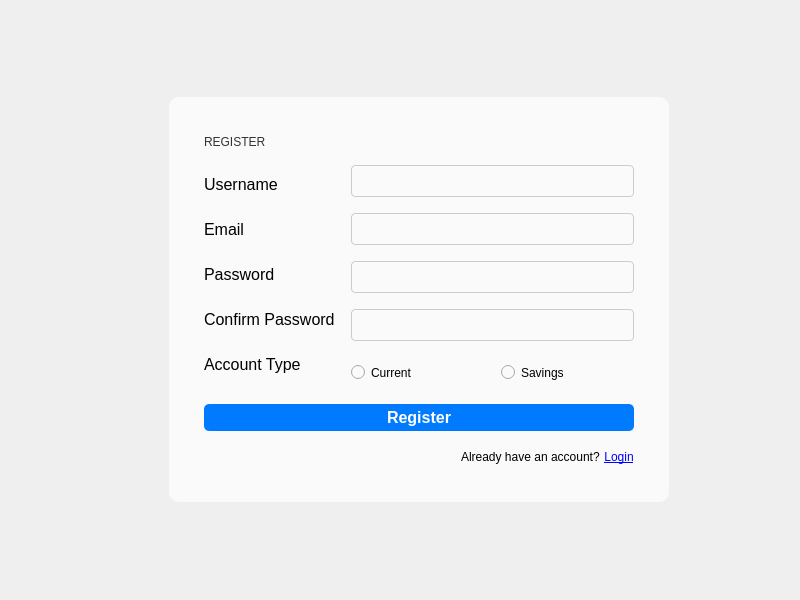
<?xml version="1.0" encoding="UTF-8"?>
<ui version="4.0">
 <class>RegisterScreen</class>
 <widget class="QDialog" name="RegisterScreen">
  <property name="geometry">
   <rect>
    <x>0</x>
    <y>0</y>
    <width>800</width>
    <height>600</height>
   </rect>
  </property>
  <property name="windowTitle">
   <string>Dialog</string>
  </property>
  <property name="styleSheet">
   <string notr="true">color:rgb(255, 247, 233);</string>
  </property>
  <layout class="QHBoxLayout" name="horizontalLayout_3">
   <item alignment="Qt::AlignmentFlag::AlignVCenter">
    <widget class="QGroupBox" name="groupBox">
     <property name="sizePolicy">
      <sizepolicy hsizetype="Ignored" vsizetype="Preferred">
       <horstretch>0</horstretch>
       <verstretch>0</verstretch>
      </sizepolicy>
     </property>
     <property name="minimumSize">
      <size>
       <width>500</width>
       <height>300</height>
      </size>
     </property>
     <property name="maximumSize">
      <size>
       <width>461</width>
       <height>582</height>
      </size>
     </property>
     <property name="sizeIncrement">
      <size>
       <width>0</width>
       <height>0</height>
      </size>
     </property>
     <property name="styleSheet">
      <string notr="true">background-color: rgb(250,250,250);
border-radius:10px</string>
     </property>
     <layout class="QVBoxLayout" name="verticalLayout_3">
      <property name="spacing">
       <number>16</number>
      </property>
      <property name="leftMargin">
       <number>32</number>
      </property>
      <property name="topMargin">
       <number>32</number>
      </property>
      <property name="rightMargin">
       <number>32</number>
      </property>
      <property name="bottomMargin">
       <number>32</number>
      </property>
      <item>
       <widget class="QLabel" name="label_3">
        <property name="styleSheet">
         <string notr="true">font: 600 16pt &quot;Museo Sans 700&quot;;
color: #333;</string>
        </property>
        <property name="text">
         <string>REGISTER</string>
        </property>
       </widget>
      </item>
      <item>
       <layout class="QHBoxLayout" name="horizontalLayout">
        <item>
         <layout class="QVBoxLayout" name="verticalLayout_2">
          <property name="spacing">
           <number>16</number>
          </property>
          <item>
           <widget class="QLabel" name="label">
            <property name="sizePolicy">
             <sizepolicy hsizetype="Maximum" vsizetype="Maximum">
              <horstretch>0</horstretch>
              <verstretch>0</verstretch>
             </sizepolicy>
            </property>
            <property name="minimumSize">
             <size>
              <width>0</width>
              <height>0</height>
             </size>
            </property>
            <property name="font">
             <font>
              <family>Segoe UI</family>
              <pointsize>12</pointsize>
              <italic>false</italic>
              <fontweight>DemiBold</fontweight>
             </font>
            </property>
            <property name="autoFillBackground">
             <bool>false</bool>
            </property>
            <property name="styleSheet">
             <string notr="true">color:black;
font: 600 12pt &quot;Segoe UI&quot;;</string>
            </property>
            <property name="text">
             <string>Username</string>
            </property>
           </widget>
          </item>
          <item>
           <widget class="QLabel" name="label_2">
            <property name="sizePolicy">
             <sizepolicy hsizetype="Minimum" vsizetype="Maximum">
              <horstretch>0</horstretch>
              <verstretch>0</verstretch>
             </sizepolicy>
            </property>
            <property name="font">
             <font>
              <family>Segoe UI</family>
              <pointsize>12</pointsize>
              <italic>false</italic>
              <fontweight>DemiBold</fontweight>
             </font>
            </property>
            <property name="autoFillBackground">
             <bool>false</bool>
            </property>
            <property name="styleSheet">
             <string notr="true">font: 600 12pt &quot;Segoe UI&quot;;
color:black;</string>
            </property>
            <property name="text">
             <string>Email</string>
            </property>
           </widget>
          </item>
          <item>
           <widget class="QLabel" name="label_5">
            <property name="sizePolicy">
             <sizepolicy hsizetype="Minimum" vsizetype="Maximum">
              <horstretch>0</horstretch>
              <verstretch>0</verstretch>
             </sizepolicy>
            </property>
            <property name="font">
             <font>
              <family>Segoe UI</family>
              <pointsize>12</pointsize>
              <italic>false</italic>
              <fontweight>DemiBold</fontweight>
             </font>
            </property>
            <property name="autoFillBackground">
             <bool>false</bool>
            </property>
            <property name="styleSheet">
             <string notr="true">font: 600 12pt &quot;Segoe UI&quot;;
color:black;</string>
            </property>
            <property name="text">
             <string>Password</string>
            </property>
           </widget>
          </item>
          <item>
           <widget class="QLabel" name="label_6">
            <property name="sizePolicy">
             <sizepolicy hsizetype="Minimum" vsizetype="Maximum">
              <horstretch>0</horstretch>
              <verstretch>0</verstretch>
             </sizepolicy>
            </property>
            <property name="font">
             <font>
              <family>Segoe UI</family>
              <pointsize>12</pointsize>
              <italic>false</italic>
              <fontweight>DemiBold</fontweight>
             </font>
            </property>
            <property name="autoFillBackground">
             <bool>false</bool>
            </property>
            <property name="styleSheet">
             <string notr="true">font: 600 12pt &quot;Segoe UI&quot;;
color:black;</string>
            </property>
            <property name="text">
             <string>Confirm Password</string>
            </property>
           </widget>
          </item>
          <item>
           <widget class="QLabel" name="label_7">
            <property name="sizePolicy">
             <sizepolicy hsizetype="Minimum" vsizetype="Maximum">
              <horstretch>0</horstretch>
              <verstretch>0</verstretch>
             </sizepolicy>
            </property>
            <property name="font">
             <font>
              <family>Segoe UI</family>
              <pointsize>12</pointsize>
              <italic>false</italic>
              <fontweight>DemiBold</fontweight>
             </font>
            </property>
            <property name="autoFillBackground">
             <bool>false</bool>
            </property>
            <property name="styleSheet">
             <string notr="true">font: 600 12pt &quot;Segoe UI&quot;;
color:black;</string>
            </property>
            <property name="text">
             <string>Account Type</string>
            </property>
           </widget>
          </item>
         </layout>
        </item>
        <item>
         <layout class="QVBoxLayout" name="verticalLayout">
          <property name="spacing">
           <number>16</number>
          </property>
          <item>
           <widget class="QLineEdit" name="Username">
            <property name="sizePolicy">
             <sizepolicy hsizetype="Expanding" vsizetype="Maximum">
              <horstretch>0</horstretch>
              <verstretch>0</verstretch>
             </sizepolicy>
            </property>
            <property name="minimumSize">
             <size>
              <width>32</width>
              <height>32</height>
             </size>
            </property>
            <property name="styleSheet">
             <string notr="true">border: 1px solid #ccc;
border-radius:4px;
color:black;</string>
            </property>
           </widget>
          </item>
          <item>
           <widget class="QLineEdit" name="Email">
            <property name="sizePolicy">
             <sizepolicy hsizetype="Expanding" vsizetype="Maximum">
              <horstretch>0</horstretch>
              <verstretch>0</verstretch>
             </sizepolicy>
            </property>
            <property name="minimumSize">
             <size>
              <width>32</width>
              <height>32</height>
             </size>
            </property>
            <property name="styleSheet">
             <string notr="true">border: 1px solid #ccc;
border-radius:4px;
color:black;</string>
            </property>
            <property name="echoMode">
             <enum>QLineEdit::EchoMode::Normal</enum>
            </property>
           </widget>
          </item>
          <item>
           <widget class="QLineEdit" name="Password">
            <property name="sizePolicy">
             <sizepolicy hsizetype="Expanding" vsizetype="Maximum">
              <horstretch>0</horstretch>
              <verstretch>0</verstretch>
             </sizepolicy>
            </property>
            <property name="minimumSize">
             <size>
              <width>32</width>
              <height>32</height>
             </size>
            </property>
            <property name="styleSheet">
             <string notr="true">border: 1px solid #ccc;
border-radius:4px;
color:black;</string>
            </property>
            <property name="echoMode">
             <enum>QLineEdit::EchoMode::Password</enum>
            </property>
           </widget>
          </item>
          <item>
           <widget class="QLineEdit" name="Password_2">
            <property name="sizePolicy">
             <sizepolicy hsizetype="Expanding" vsizetype="Maximum">
              <horstretch>0</horstretch>
              <verstretch>0</verstretch>
             </sizepolicy>
            </property>
            <property name="minimumSize">
             <size>
              <width>32</width>
              <height>32</height>
             </size>
            </property>
            <property name="styleSheet">
             <string notr="true">border: 1px solid #ccc;
border-radius:4px;
color:black;</string>
            </property>
            <property name="echoMode">
             <enum>QLineEdit::EchoMode::Password</enum>
            </property>
           </widget>
          </item>
          <item>
           <layout class="QHBoxLayout" name="horizontalLayout_4">
            <property name="sizeConstraint">
             <enum>QLayout::SizeConstraint::SetMaximumSize</enum>
            </property>
            <property name="topMargin">
             <number>8</number>
            </property>
            <property name="bottomMargin">
             <number>8</number>
            </property>
            <item>
             <widget class="QRadioButton" name="Curr_Acc_RadioButton">
              <property name="sizePolicy">
               <sizepolicy hsizetype="Preferred" vsizetype="Preferred">
                <horstretch>0</horstretch>
                <verstretch>0</verstretch>
               </sizepolicy>
              </property>
              <property name="styleSheet">
               <string notr="true">color:black;
font: 400 10pt &quot;Segoe UI&quot;;</string>
              </property>
              <property name="text">
               <string>Current</string>
              </property>
             </widget>
            </item>
            <item>
             <widget class="QRadioButton" name="Sav_Acc_RadioButton">
              <property name="sizePolicy">
               <sizepolicy hsizetype="Preferred" vsizetype="Preferred">
                <horstretch>0</horstretch>
                <verstretch>0</verstretch>
               </sizepolicy>
              </property>
              <property name="styleSheet">
               <string notr="true">color:black;
font: 400 10pt &quot;Segoe UI&quot;;</string>
              </property>
              <property name="text">
               <string>Savings</string>
              </property>
             </widget>
            </item>
           </layout>
          </item>
         </layout>
        </item>
       </layout>
      </item>
      <item>
       <widget class="QPushButton" name="RegisterButton">
        <property name="font">
         <font>
          <pointsize>12</pointsize>
          <bold>true</bold>
         </font>
        </property>
        <property name="cursor">
         <cursorShape>PointingHandCursor</cursorShape>
        </property>
        <property name="styleSheet">
         <string notr="true">background-color: #007bff;
color: white;
padding: 4px 16px;
border: none;
border-radius: 5px;</string>
        </property>
        <property name="text">
         <string>Register</string>
        </property>
       </widget>
      </item>
      <item>
       <layout class="QHBoxLayout" name="horizontalLayout_2">
        <property name="spacing">
         <number>4</number>
        </property>
        <item>
         <spacer name="horizontalSpacer">
          <property name="orientation">
           <enum>Qt::Orientation::Horizontal</enum>
          </property>
          <property name="sizeHint" stdset="0">
           <size>
            <width>40</width>
            <height>20</height>
           </size>
          </property>
         </spacer>
        </item>
        <item alignment="Qt::AlignmentFlag::AlignRight">
         <widget class="QLabel" name="label_4">
          <property name="sizePolicy">
           <sizepolicy hsizetype="Maximum" vsizetype="Maximum">
            <horstretch>0</horstretch>
            <verstretch>0</verstretch>
           </sizepolicy>
          </property>
          <property name="styleSheet">
           <string notr="true">color:black</string>
          </property>
          <property name="text">
           <string>Already have an account?</string>
          </property>
         </widget>
        </item>
        <item alignment="Qt::AlignmentFlag::AlignLeft">
         <widget class="QPushButton" name="pushButtonToLogin">
          <property name="sizePolicy">
           <sizepolicy hsizetype="Minimum" vsizetype="Fixed">
            <horstretch>0</horstretch>
            <verstretch>0</verstretch>
           </sizepolicy>
          </property>
          <property name="cursor">
           <cursorShape>PointingHandCursor</cursorShape>
          </property>
          <property name="styleSheet">
           <string notr="true">QPushButton {
    background-color: transparent;
    border: none;
    color: blue;
    text-decoration: underline;
}

QPushButton:hover {
    color: darkblue;
}

QPushButton:focus {
    outline: none;
}</string>
          </property>
          <property name="text">
           <string>Login</string>
          </property>
         </widget>
        </item>
       </layout>
      </item>
     </layout>
    </widget>
   </item>
  </layout>
 </widget>
 <resources/>
 <connections/>
</ui>
